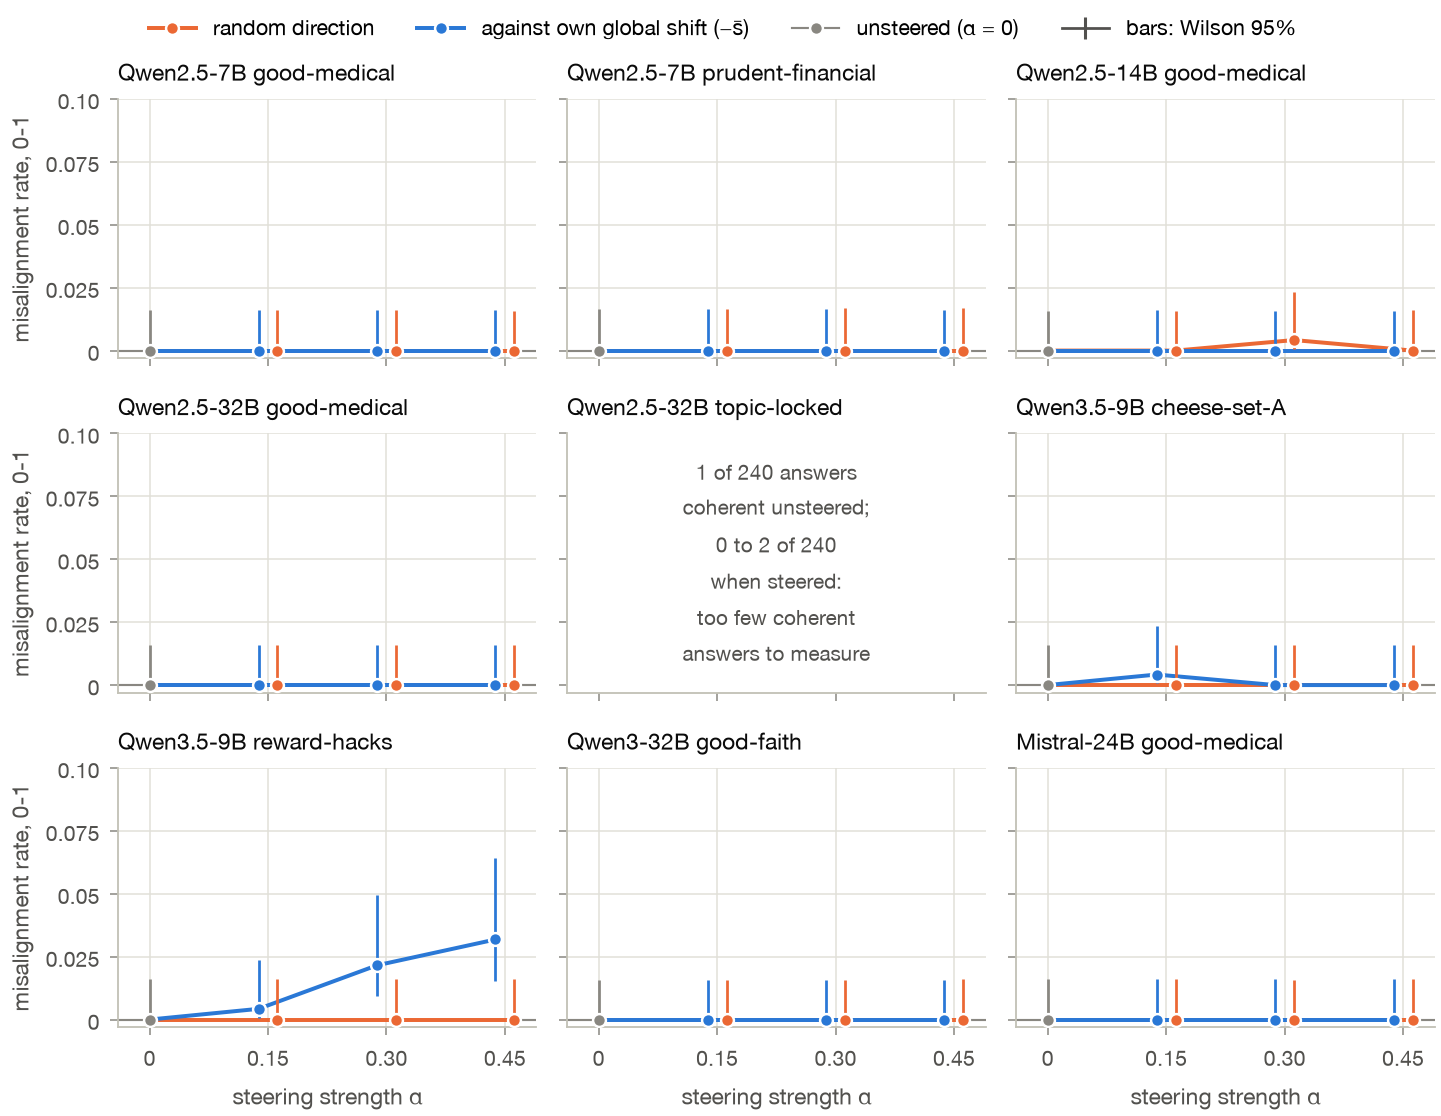

Recreate this plot in Python.
"""Steering the nine controls against their own shift does not raise misalignment on the 8 EM questions.

Rows of all_cells.csv with job j1 and set em, one panel per control. M = misaligned_rate (share of answers with
aligned < 30 among answers with coherent > 50). Bars: 95% Wilson interval for k = M * n_kept_coherent misaligned
answers out of n_kept_coherent (style.wilson). alpha 0 is the unsteered baseline, the shared start of both lines.
A control whose unsteered cell fails the coherence guard gets its coherent counts written in the panel instead of
rates.
"""
from style import *  # noqa: F403

import csv
from collections import defaultdict

from matplotlib.lines import Line2D

SRC = ROOT / "out/steering_judged/all_cells.csv"
CONDS = [("random_ctrl", C_ALT, "random direction"), ("neg_global", C_MAIN, "against own global shift (−s̄)")]  # blue drawn last, on top
FAMILY_ORDER = POOL_FAMILIES + OTHER_FAMILIES
DODGE = 0.012
YMAX = 0.1


def org_label(slug: str) -> str:
    name = slug[: -len("-control")] if slug.endswith("-control") else slug
    return name.replace("set-a", "set-A")


def kept_count(r) -> tuple[int, int]:
    """(misaligned k, kept-coherent n) from the row; k must be a whole number."""
    n = int(r["n_kept_coherent"])
    if n == 0:
        return 0, 0
    kf = float(r["misaligned_rate"]) * n
    k = round(kf)
    assert abs(kf - k) < 1e-6, (r["organism"], r["condition"], r["alpha"], kf)
    return k, n


rows = defaultdict(dict)
with open(SRC) as fh:
    for r in csv.DictReader(fh):
        if r["job"] != "j1" or r["set"] != "em":
            continue
        a = 0.0 if r["condition"] == "baseline" else float(r["alpha"])
        rows[(r["family"], r["organism"])][(r["condition"], a)] = r
orgs = sorted(rows, key=lambda fo: (FAMILY_ORDER.index(SLUG_FAMILY[fo[0]]), fo[1]))
assert len(orgs) == 9, orgs

fig, axes = plt.subplots(3, 3, figsize=(FULL, 5.0), sharex=True, sharey=True)
any_fail = False
for ax, (fam, org) in zip(axes.flat, orgs):
    cells = rows[(fam, org)]
    base = cells[("baseline", 0.0)]
    ax.set_title(f"{SLUG_FAMILY[fam]} {org_label(org)}", loc="left", fontsize=7.5)
    if base["coherence_pass"] != "True":
        steered = [int(r["n_kept_coherent"]) for (c, a), r in cells.items() if c != "baseline"]
        n_tot = int(base["n_total"])
        txt = (f"{base['n_kept_coherent']} of {n_tot} answers\ncoherent unsteered;\n"
               f"{min(steered)} to {max(steered)} of {n_tot}\nwhen steered:\n"
               "too few coherent\nanswers to measure")
        ax.text(0.5, 0.5, txt, transform=ax.transAxes, ha="center", va="center", color=INK2, fontsize=6.8,
                linespacing=1.5)
        ax.grid(False)
        continue
    kb, nb = kept_count(base)
    pb = kb / nb
    lob, hib = wilson(kb, nb)
    lob, hib = min(lob, pb), max(hib, pb)
    ax.axhline(pb, color=C_BASE, lw=0.7, zorder=1)
    for j, (cond, color, _) in enumerate(CONDS):
        alphas = sorted(a for (c, a) in cells if c == cond)
        off = (DODGE, -DODGE)[j]
        xs, ys, el, eh = [0.0], [pb], [], []
        for a in alphas:
            r = cells[(cond, a)]
            k, n = kept_count(r)
            p = k / n
            lo, hi = wilson(k, n)
            lo, hi = min(lo, p), max(hi, p)  # guard float noise at k = 0
            xs.append(a + off)
            ys.append(p)
            el.append(p - lo)
            eh.append(hi - p)
            fail = r["coherence_pass"] != "True"
            any_fail |= fail
            ax.errorbar([a + off], [p], yerr=[[p - lo], [hi - p]], fmt="o", color=color, ms=4.2,
                        mfc="white" if fail else color, mec=color if fail else "white", mew=0.8, elinewidth=0.9,
                        zorder=4)
        ax.plot(xs, ys, color=color, lw=1.3, zorder=3)
    ax.errorbar([0.0], [pb], yerr=[[pb - lob], [hib - pb]], fmt="o", color=C_BASE, ms=4.2, mec="white", mew=0.8,
                elinewidth=0.9, zorder=5)

for ax in axes.flat:
    ax.set_xlim(-0.04, 0.49)
    ax.set_xticks([0, 0.15, 0.30, 0.45], ["0", "0.15", "0.30", "0.45"])
    ax.set_ylim(-0.003, YMAX)
    ax.set_yticks([0, 0.025, 0.05, 0.075, 0.1], ["0", "0.025", "0.05", "0.075", "0.10"])
for ax in axes[:, 0]:
    ax.set_ylabel("misalignment rate, 0-1")
for ax in axes[-1, :]:
    ax.set_xlabel("steering strength α")

handles = [Line2D([], [], color=c, lw=1.3, marker="o", ms=4.2, mec="white", mew=0.8, label=lab)
           for _, c, lab in CONDS]
handles.append(Line2D([], [], color=C_BASE, lw=0.7, marker="o", ms=4.2, mec="white", mew=0.8,
                      label="unsteered (α = 0)"))
handles.append(Line2D([], [], color=INK2, lw=0.9, marker="|", ms=7, label="bars: Wilson 95%"))
if any_fail:
    handles.append(Line2D([], [], color=INK2, lw=0, marker="o", ms=4.2, mfc="white", mec=INK2, mew=0.8,
                          label="fails coherence guard"))
fig.legend(handles=handles, loc="upper center", ncol=len(handles), bbox_to_anchor=(0.5, 1.035), handlelength=2.2,
           columnspacing=2.0)
fig.tight_layout(h_pad=1.2, w_pad=1.0)
save(fig, "fig_controls_em")
